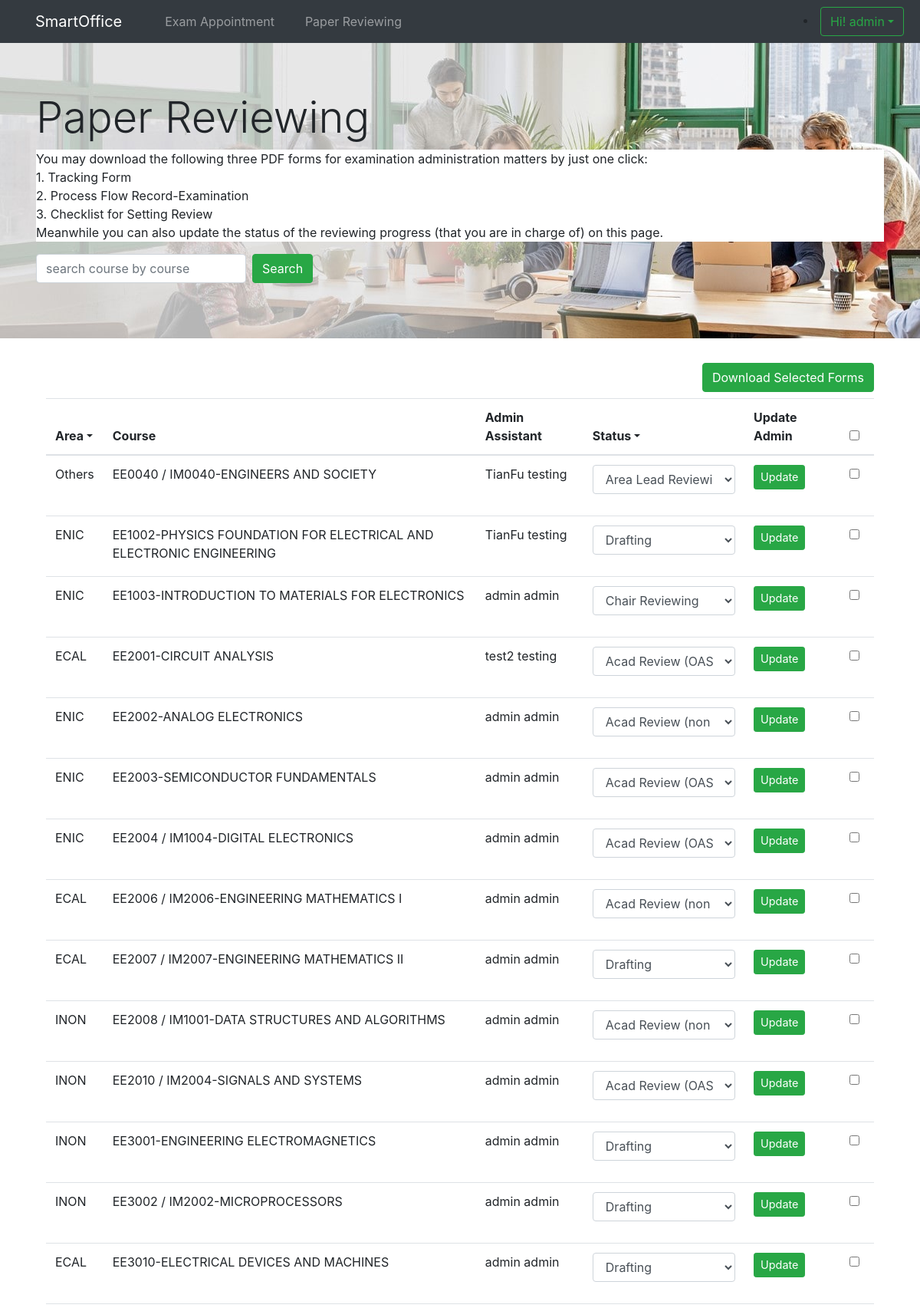
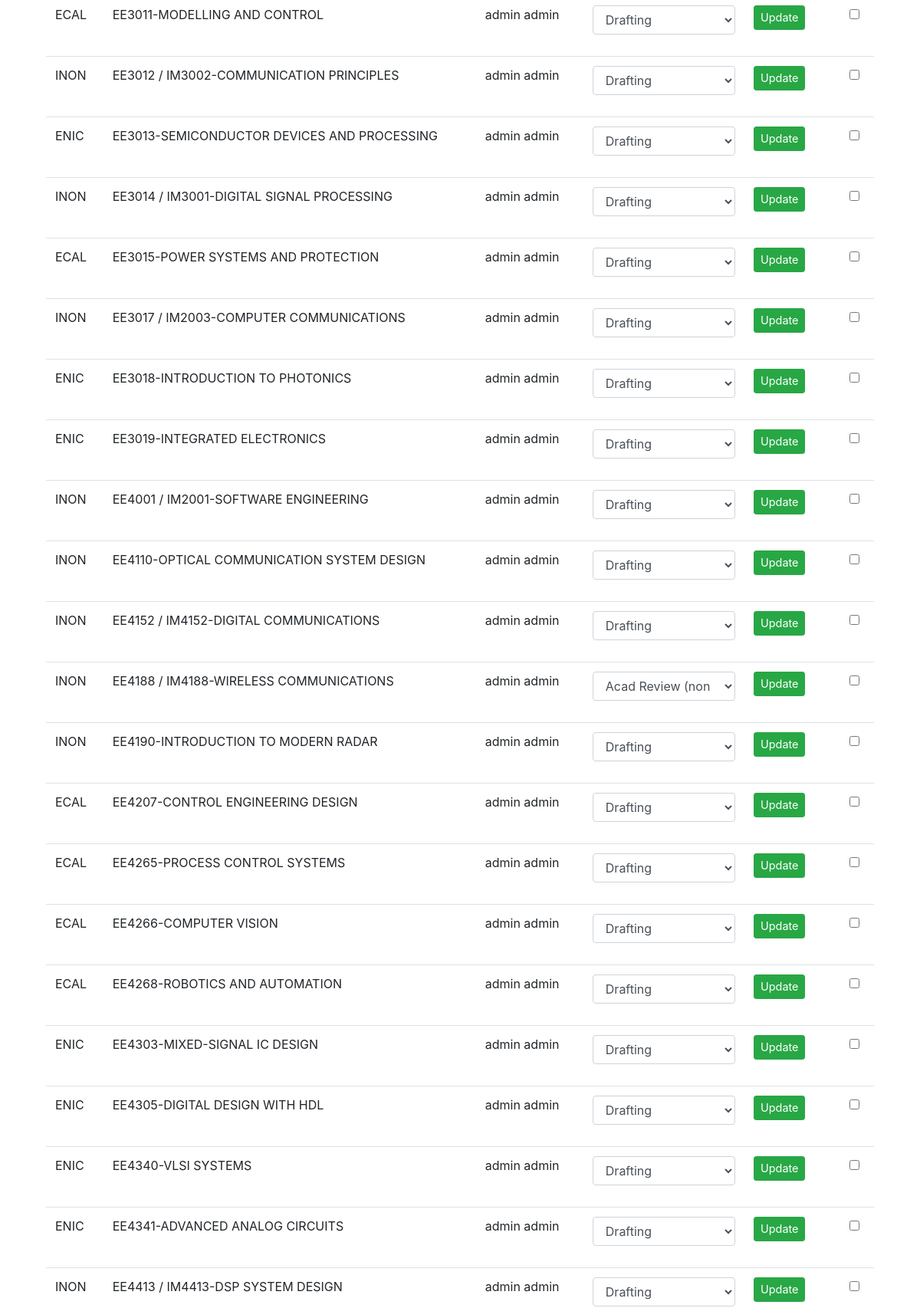
Screenshot of /scy/form_generation.php (signed in, upper part) with the database file from the repository (2 pictures, top to bottom).
### tables this page shows
CREATE TABLE `course` (
  `courseid` int(11) NOT NULL,
  `area` varchar(20) NOT NULL,
  `code` varchar(20) NOT NULL,
  `coursename` varchar(100) NOT NULL,
  `exam` varchar(10) DEFAULT 'yes',
  `offered` varchar(10) DEFAULT 'yes',
  `ugpg` varchar(10) DEFAULT 'ug'
);

CREATE TABLE `status` (
  `statusid` int(11) NOT NULL,
  `status` varchar(50) NOT NULL,
  `deadline` date DEFAULT NULL
);

### scy/form_generation.php (the view, shortened to what this page needs)
<?php
if(!isset($_SESSION["loggedin"]) || !$_SESSION["loggedin"] === true){
    echo "<script> location.href='login.php'; </script>";
    exit;
}
else{
    require_once ("config.php");
    if (isset($_GET['search'])){
        if($_SESSION["role"]=='admin')
            $sql="select * from course where exam='yes' and offered='yes' and (code like '%".$_GET['search']."%' or coursename like '%".$_GET['search']."%')";
        else
            $sql="select course.courseid, course.area, course.code, course.coursename, course.ugpg, tracking.adminid from course left JOIN tracking on course.courseid=tracking.courseid
                  where exam='yes' and offered='yes' and adminid=".$_SESSION["userid"]." and (code like '%".$_GET['search']."%' or coursename like '%".$_GET['search']."%')";
    }
    else{
        if($_SESSION["role"]=='admin')
            $sql="select * from course where exam='yes' AND offered='yes';";
        else
            $sql="select course.courseid, course.area, course.code, course.coursename, course.ugpg, tracking.adminid from course left JOIN tracking on course.courseid=tracking.courseid
                  where exam='yes' and offered='yes' and adminid=".$_SESSION["userid"]." ;";
    }
    $res=mysqli_query($link,$sql);
}
?>
<!doctype html>
<html lang="en">
<head>
    <link href="dist/css/bootstrap.min.css" rel="stylesheet">
    <link href="jumbotron.css" rel="stylesheet">
</head>
<body>
<?php include'topnav.php'?>
<main role="main">
    <div class="jumbotron">
        <div class="container">
            <h1 class="display-4">Paper Reviewing</h1>
            <p style="background-color:white">You may download the following three PDF forms for examination administration matters by just one click:<br>1. Tracking Form<br>2. Process Flow Record-Examination
                <br>3. Checklist for Setting Review<br>Meanwhile you can also update the status of the reviewing progress (that you are in charge of) on this page.</p>
            <form class="form-inline" action="form_generation.php">
                <input type="text" class="form-control mb-2 mr-sm-2" id="inlineFormInputName2" placeholder="search course by course" name="search">
                <button type="submit" class="btn btn-success mb-2">Search</button>
            </form>
        </div>
    </div>
    <div class="tablenotification">
        <form action="trackingform.php" method="post">
            <?php
            if ($_SESSION["role"]=='admin')
                echo "<div align=\"right\">
                <button type=\"submit\" class=\"btn btn-success mb-2\">Download Selected Forms</button>
            </div>";
            ?>
            <div class="table-responsive">
                <table class="table table-hover">
                    <thead>
                    <tr>
                        <th scope="col">
                            <div class="btn-group dropdown">
                                <a class="dropdown-toggle" data-toggle="dropdown" aria-haspopup="true" aria-expanded="false">Area</a>
                            </div>
                        </th>
                        <th scope="col" style="width:45%">Course</th>
                        <th scope="col">Admin Assistant</th>
                        <th scope="col">
                            <div class="btn-group dropdown">
                                <a class="dropdown-toggle" data-toggle="dropdown" aria-haspopup="true" aria-expanded="false">Status</a>
                            </div>
                        </th>
                        <th scope="col">Update Admin</th>
                        <?php
                        if ($_SESSION["role"]=='admin')
                            echo "<th scope=\"col\">
                            <div class=\"form-check\">
                                <input class=\"form-check-input position-static\" type=\"checkbox\" onClick=\"toggle(this)\" id=\"blankCheckbox\">
                            </div>
                        </th>";
                        ?>
                    </tr>
                    </thead>
                    <tbody>
                    <?php
                    for ($r = 0; $r < $res->num_rows; ++$r) {
                        $row = $res->fetch_assoc();
                        $sqltracking="select * from tracking where courseid=".$row['courseid'].";";
                        $restracking=mysqli_query($link,$sqltracking);
                        $rowtracking = $restracking->fetch_assoc();
                        $sqladmin="select * from login where userid=".$rowtracking['adminid'].";";
                        $resadmin=mysqli_query($link,$sqladmin);
                        $rowadmin = $resadmin->fetch_assoc();
                        $sqlstatus="select * from status where statusid=".$rowtracking['statusid'].";";
                        $resstatus=mysqli_query($link,$sqlstatus);
                        $rowstatus = $resstatus->fetch_assoc();
                        echo <<<_END
                        <tr>
                        <td>{$row['area']}</td>
                        <td>{$row['code']}-{$row['coursename']}</td>
                        <td>{$rowadmin['lastname']} {$rowadmin['firstname']}</td>
_END;
                            echo"<td><div class='form-group'><select class='form-control' id=\"updatestatus-{$row['courseid']}\">";
                            if ($rowstatus['statusid']==1){
                                echo "<option selected=\"selected\">Drafting</option>";
                            }
                            else if ($rowstatus['statusid']==2){
                                echo "<option selected=\"selected\">Area Lead Reviewing</option>";
                            }
                            else if ($rowstatus['statusid']==3){
                                echo "<option selected=\"selected\">Acad Review (OAS)</option>";
                            }
                            else if ($rowstatus['statusid']==4){
                                echo "<option selected=\"selected\">Acad Review (non OAS)</option>";
                            }
                            else{
                                echo "<option selected=\"selected\">Chair Reviewing</option>";
                            }
                            echo "</select></div></td>";
                            echo <<<_END
                        <td>
                        <button type="button" class="btn btn-sm btn-success" name="updateadminbtn" style="font-size:90%" value="{$row['courseid']}" onclick="updatestatus(this)">Update</button>
                        </td>
_END;
                        if ($_SESSION["role"]=='admin'){
                            echo "<td>
                            <div class=\"form-check\">
                                <input class=\"form-check-input position-static\" type=\"checkbox\" name=\"formgeneration[]\" id=\"blankCheckbox\" value=\"{$row['courseid']}\">
                            </div>
                        </td></tr>";}
                        else echo"</tr>";
                    }
                    ?>
                    </tbody>
                </table>
            </div>
        </form>
    </div>
</main>
</body>
</html>

### scy/jumbotron.css (style rules this page uses)
body { padding-top: 3.5rem; }
.tablenotification { margin: auto; width: 90%; }

### rows the page displays
course: area "Others", code "EE0040 / IM0040", coursename "ENGINEERS AND SOCIETY", login.lastname "TianFu", login.firstname "testing", courseid.statusid "Area Lead Reviewing"
course: area "ENIC", code "EE1002", coursename "PHYSICS FOUNDATION FOR ELECTRICAL AND ELECTRONIC ENGINEERING", login.lastname "TianFu", login.firstname "testing", courseid.statusid "Drafting"
course: area "ENIC", code "EE1003", coursename "INTRODUCTION TO MATERIALS FOR ELECTRONICS", login.lastname "admin", login.firstname "admin", courseid.statusid "Chair Reviewing"
course: area "ECAL", code "EE2001", coursename "CIRCUIT ANALYSIS", login.lastname "test2", login.firstname "testing", courseid.statusid "Acad Review (OAS)"
course: area "ENIC", code "EE2002", coursename "ANALOG ELECTRONICS", login.lastname "admin", login.firstname "admin", courseid.statusid "Acad Review (non OAS)"
course: area "ENIC", code "EE2003", coursename "SEMICONDUCTOR FUNDAMENTALS", login.lastname "admin", login.firstname "admin", courseid.statusid "Acad Review (OAS)"
course: area "ENIC", code "EE2004 / IM1004", coursename "DIGITAL ELECTRONICS", login.lastname "admin", login.firstname "admin", courseid.statusid "Acad Review (OAS)"
course: area "ECAL", code "EE2006 / IM2006", coursename "ENGINEERING MATHEMATICS I", login.lastname "admin", login.firstname "admin", courseid.statusid "Acad Review (non OAS)"
course: area "ECAL", code "EE2007 / IM2007", coursename "ENGINEERING MATHEMATICS II", login.lastname "admin", login.firstname "admin", courseid.statusid "Drafting"
course: area "INON", code "EE2008 / IM1001", coursename "DATA STRUCTURES AND ALGORITHMS", login.lastname "admin", login.firstname "admin", courseid.statusid "Acad Review (non OAS)"
course: area "INON", code "EE2010 / IM2004", coursename "SIGNALS AND SYSTEMS", login.lastname "admin", login.firstname "admin", courseid.statusid "Acad Review (OAS)"
course: area "INON", code "EE3001", coursename "ENGINEERING ELECTROMAGNETICS", login.lastname "admin", login.firstname "admin", courseid.statusid "Drafting"
course: area "INON", code "EE3002 / IM2002", coursename "MICROPROCESSORS", login.lastname "admin", login.firstname "admin", courseid.statusid "Drafting"
course: area "ECAL", code "EE3010", coursename "ELECTRICAL DEVICES AND MACHINES", login.lastname "admin", login.firstname "admin", courseid.statusid "Drafting"
course: area "ECAL", code "EE3011", coursename "MODELLING AND CONTROL", login.lastname "admin", login.firstname "admin", courseid.statusid "Drafting"
course: area "INON", code "EE3012 / IM3002", coursename "COMMUNICATION PRINCIPLES", login.lastname "admin", login.firstname "admin", courseid.statusid "Drafting"
course: area "ENIC", code "EE3013", coursename "SEMICONDUCTOR DEVICES AND PROCESSING", login.lastname "admin", login.firstname "admin", courseid.statusid "Drafting"
course: area "INON", code "EE3014 / IM3001", coursename "DIGITAL SIGNAL PROCESSING", login.lastname "admin", login.firstname "admin", courseid.statusid "Drafting"
course: area "ECAL", code "EE3015", coursename "POWER SYSTEMS AND PROTECTION", login.lastname "admin", login.firstname "admin", courseid.statusid "Drafting"
course: area "INON", code "EE3017 / IM2003", coursename "COMPUTER COMMUNICATIONS", login.lastname "admin", login.firstname "admin", courseid.statusid "Drafting"
course: area "ENIC", code "EE3018", coursename "INTRODUCTION TO PHOTONICS", login.lastname "admin", login.firstname "admin", courseid.statusid "Drafting"
course: area "ENIC", code "EE3019", coursename "INTEGRATED ELECTRONICS", login.lastname "admin", login.firstname "admin", courseid.statusid "Drafting"
course: area "INON", code "EE4001 / IM2001", coursename "SOFTWARE ENGINEERING", login.lastname "admin", login.firstname "admin", courseid.statusid "Drafting"
course: area "INON", code "EE4110", coursename "OPTICAL COMMUNICATION SYSTEM DESIGN", login.lastname "admin", login.firstname "admin", courseid.statusid "Drafting"
course: area "INON", code "EE4152 / IM4152", coursename "DIGITAL COMMUNICATIONS", login.lastname "admin", login.firstname "admin", courseid.statusid "Drafting"
course: area "INON", code "EE4188 / IM4188", coursename "WIRELESS COMMUNICATIONS", login.lastname "admin", login.firstname "admin", courseid.statusid "Acad Review (non OAS)"
course: area "INON", code "EE4190", coursename "INTRODUCTION TO MODERN RADAR", login.lastname "admin", login.firstname "admin", courseid.statusid "Drafting"
course: area "ECAL", code "EE4207", coursename "CONTROL ENGINEERING DESIGN", login.lastname "admin", login.firstname "admin", courseid.statusid "Drafting"
course: area "ECAL", code "EE4265", coursename "PROCESS CONTROL SYSTEMS", login.lastname "admin", login.firstname "admin", courseid.statusid "Drafting"
course: area "ECAL", code "EE4266", coursename "COMPUTER VISION", login.lastname "admin", login.firstname "admin", courseid.statusid "Drafting"
course: area "ECAL", code "EE4268", coursename "ROBOTICS AND AUTOMATION", login.lastname "admin", login.firstname "admin", courseid.statusid "Drafting"
course: area "ENIC", code "EE4303", coursename "MIXED-SIGNAL IC DESIGN", login.lastname "admin", login.firstname "admin", courseid.statusid "Drafting"
course: area "ENIC", code "EE4305", coursename "DIGITAL DESIGN WITH HDL", login.lastname "admin", login.firstname "admin", courseid.statusid "Drafting"
course: area "ENIC", code "EE4340", coursename "VLSI SYSTEMS", login.lastname "admin", login.firstname "admin", courseid.statusid "Drafting"
course: area "ENIC", code "EE4341", coursename "ADVANCED ANALOG CIRCUITS", login.lastname "admin", login.firstname "admin", courseid.statusid "Drafting"
course: area "INON", code "EE4413 / IM4413", coursename "DSP SYSTEM DESIGN", login.lastname "admin", login.firstname "admin", courseid.statusid "Drafting"

### other values shown
$_SESSION['username'] "admin"
